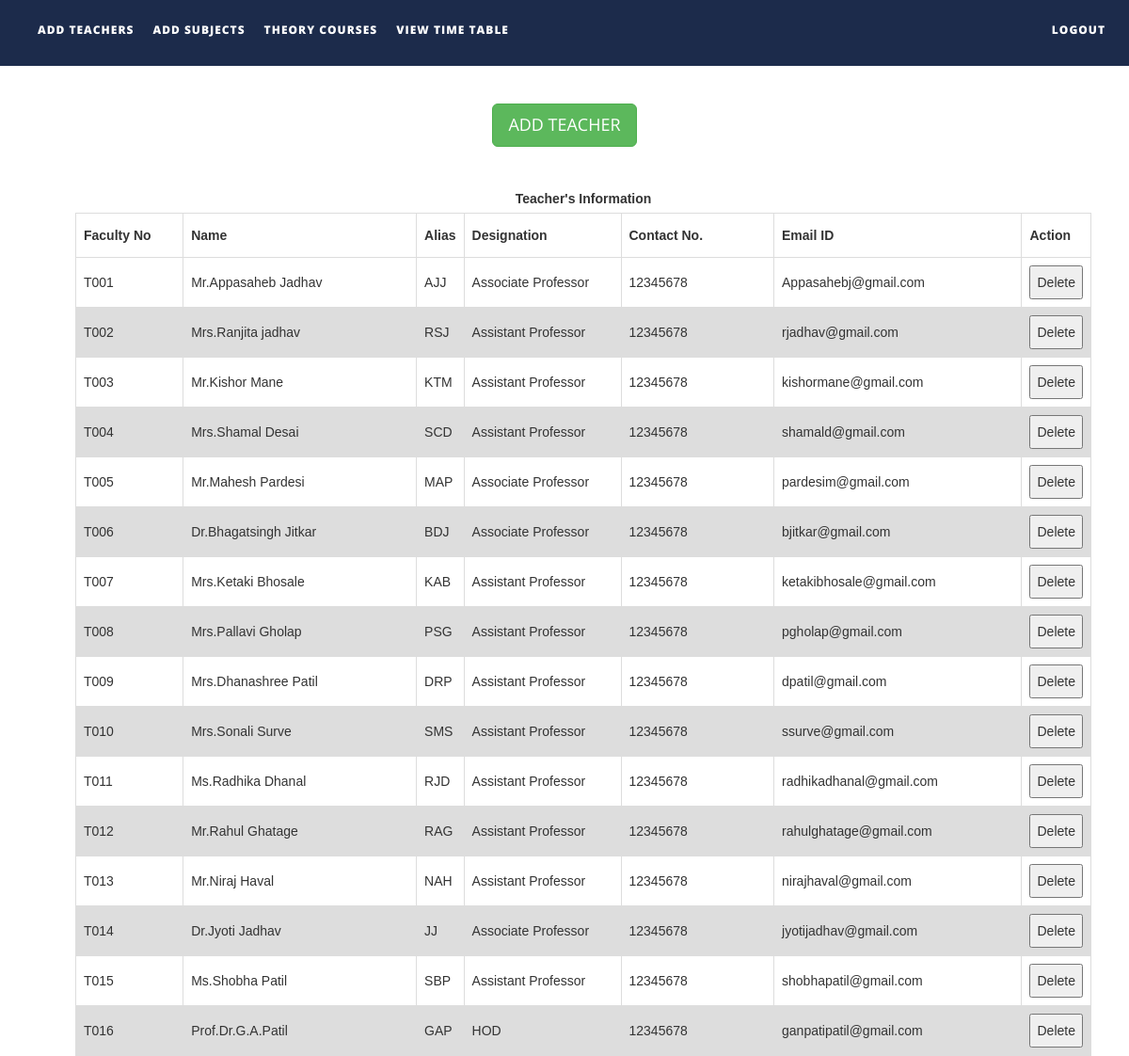
The app's page /files/addteachers.php with its own data.
### tables this page shows
CREATE TABLE `teachers` (
  `faculty_number` varchar(10) NOT NULL,
  `name` text NOT NULL,
  `alias` varchar(10) NOT NULL,
  `designation` varchar(30) NOT NULL,
  `contact_number` varchar(15) NOT NULL,
  `emailid` varchar(50) NOT NULL,
  `password` varchar(100) NOT NULL DEFAULT '1234'
);

### files/addteachers.php (the view, shortened to what this page needs)
<!DOCTYPE html>
<html xmlns="http://www.w3.org/1999/xhtml">
<head>
    <link href="assets/css/bootstrap.css" rel="stylesheet"/>
    <link href="assets/css/font-awesome.min.css" rel="stylesheet"/>
    <link href="assets/css/flexslider.css" rel="stylesheet"/>
    <link href="assets/css/style.css" rel="stylesheet"/>
</head>
<body>
<div class="navbar navbar-inverse navbar-fixed-top " id="menu">
    <div class="container">
        <div class="navbar-collapse collapse move-me">
            <ul class="nav navbar-nav navbar-left">
                <li><a href="addteachers.php">ADD TEACHERS</a></li>
                <li><a href="addsubjects.php">ADD SUBJECTS</a></li>
                <li><a href="allotsubjects.php">THEORY COURSES</a></li>
                <li><a href="generatetimetable.php">VIEW TIME TABLE</a></li>
            </ul>
            <ul class="nav navbar-nav navbar-right">
                <li><a href="index.php">LOGOUT</a></li>
            </ul>
        </div>
    </div>
</div>
<br>
<div align="center" style="margin-top:20px">
    <button id="teachermanual" class="btn btn-success btn-lg">ADD TEACHER</button>
</div>
<div>
    <br>
    <table id=teacherstable style="margin-left: 80px">
        <caption><strong>Teacher's Information </strong></caption>
        <tr>
            <th width="130">Faculty No</th>
            <th width=290>Name</th>
            <th width=50>Alias</th>
            <th width="190">Designation</th>
            <th width="190">Contact No.</th>
            <th width="290">Email ID</th>
            <th width="40">Action</th>
        </tr>
        <tbody>
        <?php
        $q = mysqli_query(mysqli_connect("localhost", "root", "", "ttms"),
            "SELECT * FROM teachers ORDER BY faculty_number ASC");
        while ($row = mysqli_fetch_assoc($q)) {
            echo "<tr><td>{$row['faculty_number']}</td>
                    <td>{$row['name']}</td>
                    <td>{$row['alias']}</td>
                    <td>{$row['designation']}</td>
                    <td>{$row['contact_number']}</td>
                    <td>{$row['emailid']}</td>
                   <td>
                    <button>Delete</button></td>
                    </tr>\n";
        }
        ?>
        </tbody>
    </table>
</div>
</body>
</html>

### files/assets/css/style.css (style rules this page uses)
#menu { background-color: rgba(28, 43, 75, 1); color: #fff; font-size: 12px; font-weight: 900; letter-spacing: 1px; min-height: 70px; }
.navbar-inverse { border-color: transparent; }
.navbar-inverse .navbar-nav > li > a, .navbar-inverse .navbar-nav > li > a:hover { color: #FFF; padding: 22px 10px; }

### files/addteachers.php (style rules this page uses)
table { margin-top: 10px; font-family: arial, sans-serif; border-collapse: collapse; margin-left: 30px; width: 90%; }
td, th { border: 1px solid #dddddd; text-align: left; padding: 8px; }
tr:nth-child(even) { background-color: #dddddd; }

### records on screen
teachers: faculty_number "T001", name "Mr.Appasaheb Jadhav", alias "AJJ", designation "Associate Professor", contact_number "12345678", emailid "Appasahebj@gmail.com"
teachers: faculty_number "T002", name "Mrs.Ranjita jadhav", alias "RSJ", designation "Assistant Professor", contact_number "12345678", emailid "rjadhav@gmail.com"
teachers: faculty_number "T003", name "Mr.Kishor Mane", alias "KTM", designation "Assistant Professor", contact_number "12345678", emailid "kishormane@gmail.com"
teachers: faculty_number "T004", name "Mrs.Shamal Desai", alias "SCD", designation "Assistant Professor", contact_number "12345678", emailid "shamald@gmail.com"
teachers: faculty_number "T005", name "Mr.Mahesh Pardesi", alias "MAP", designation "Associate Professor", contact_number "12345678", emailid "pardesim@gmail.com"
teachers: faculty_number "T006", name "Dr.Bhagatsingh Jitkar", alias "BDJ", designation "Associate Professor", contact_number "12345678", emailid "bjitkar@gmail.com"
teachers: faculty_number "T007", name "Mrs.Ketaki Bhosale", alias "KAB", designation "Assistant Professor", contact_number "12345678", emailid "ketakibhosale@gmail.com"
teachers: faculty_number "T008", name "Mrs.Pallavi Gholap", alias "PSG", designation "Assistant Professor", contact_number "12345678", emailid "pgholap@gmail.com"
teachers: faculty_number "T009", name "Mrs.Dhanashree Patil", alias "DRP", designation "Assistant Professor", contact_number "12345678", emailid "dpatil@gmail.com"
teachers: faculty_number "T010", name "Mrs.Sonali Surve", alias "SMS", designation "Assistant Professor", contact_number "12345678", emailid "ssurve@gmail.com"
teachers: faculty_number "T011", name "Ms.Radhika Dhanal", alias "RJD", designation "Assistant Professor", contact_number "12345678", emailid "radhikadhanal@gmail.com"
teachers: faculty_number "T012", name "Mr.Rahul Ghatage", alias "RAG", designation "Assistant Professor", contact_number "12345678", emailid "rahulghatage@gmail.com"
teachers: faculty_number "T013", name "Mr.Niraj Haval", alias "NAH", designation "Assistant Professor", contact_number "12345678", emailid "nirajhaval@gmail.com"
teachers: faculty_number "T014", name "Dr.Jyoti Jadhav", alias "JJ", designation "Associate Professor", contact_number "12345678", emailid "jyotijadhav@gmail.com"
teachers: faculty_number "T015", name "Ms.Shobha Patil", alias "SBP", designation "Assistant Professor", contact_number "12345678", emailid "shobhapatil@gmail.com"
teachers: faculty_number "T016", name "Prof.Dr.G.A.Patil", alias "GAP", designation "HOD", contact_number "12345678", emailid "ganpatipatil@gmail.com"
